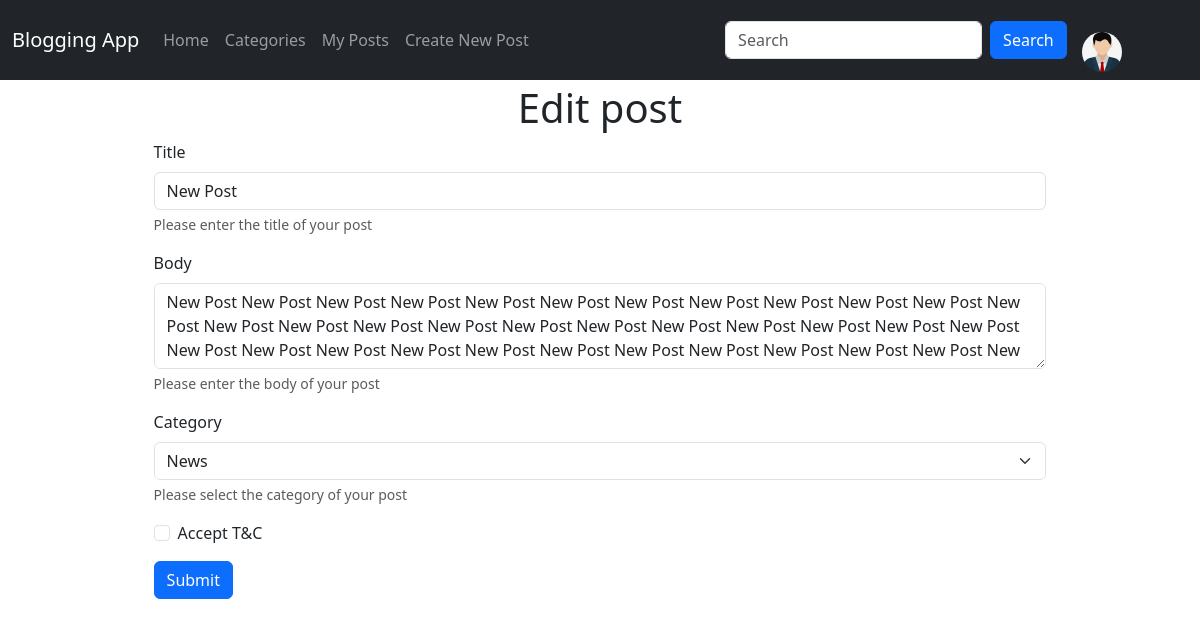
The page /main/edit_post/5/ (signed in) on the database as committed earlier.
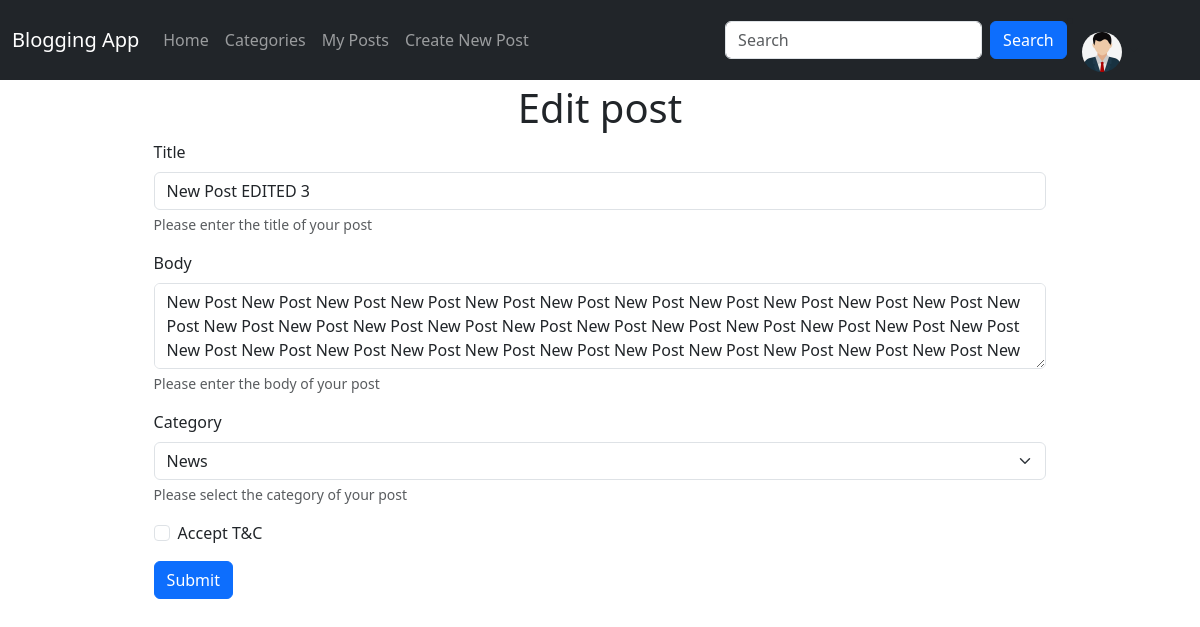
The same page on the database as committed later.
### main/models.py (models this page shows, shortened)
class PostData(models.Model):
    Title = models.CharField(max_length=200)
    Author = models.ForeignKey(User, on_delete=models.SET_NULL, null=True)
    Category = models.CharField(max_length=100,choices=[('Cooking','Cooking'),('Entertainment','Entertainment'),('Tech','Tech'),('News','News')])
    Body = models.TextField()
    Time = models.DateTimeField(null = True,auto_now = True)

### main/views.py (the view, shortened to what this page needs)
# urls.py: path('edit_post/<int:primary_key>/', views.edit_post, name="edit_post"),
@login_required
def edit_post(request, primary_key):
    current_user = request.user
    try:
        current_post = PostData.objects.get(pk=primary_key)
    except:
        current_post = None
    message = None
    access_available = True
    if current_post:
        if current_user!=current_post.Author:
            access_available = False
    return render(request, 'main/edit_post.html', {"current_post": current_post, "access_value": access_available, "message": message})

### templates/main/edit_post.html (shortened to what this page needs)
{%extends "main/base.html"%}
{%block content%}
<div class="container" style="margin-top: 5%; margin-bottom: 5%; padding-left: 10%; padding-right: 10%;">
  {% if current_post %}
    {% if access_value %}
    <h1 style="text-align: center;">Edit post</h1>
<form method="POST">
    <div class="mb-3">
      <label for="title" class="form-label">Title</label>
      <input name="title" type="text" class="form-control" value="{{current_post.Title}}" id="title" />
      <div id="titleHelp" class="form-text">Please enter the title of your post</div>
    </div>
    <div class="mb-3 col">
        <label for="body" class="form-label">Body</label>
        <textarea class="form-control" name="body" id="body" rows="3">{{current_post.Body}}</textarea>
        <div id="bodyHelp" class="form-text">Please enter the body of your post</div>
      </div>
    <div class="mb-3 col">
      <label for="category" class="form-label">Category</label>
      <select name="category" id="category" class="form-select" aria-label="Default select example">
        <option {% if current_post.Category == "News" %} selected {% endif %} value="News">News</option>
      </select>
      <div id="categoryHelp" class="form-text">Please select the category of your post</div>
    </div>
    <div class="mb-3 form-check">
      <input type="checkbox" class="form-check-input" id="exampleCheck1">
      <label class="form-check-label" for="exampleCheck1">Accept T&C</label>
    </div>
    <button type="submit" class="btn btn-primary">Submit</button>
  </form>
        {% else %}
        <h1 style="text-align: center;">You Don't have access to this Page</h1>
        {% endif %}
  {% else %}
  <h1 style="text-align: center;">Page Unavailable</h1>
  {% endif %}
</div>
{%endblock%}

Rows that differ between the two databases and show on the page:
changed PostData "News": title "New Post" → "New Post EDITED 3"
